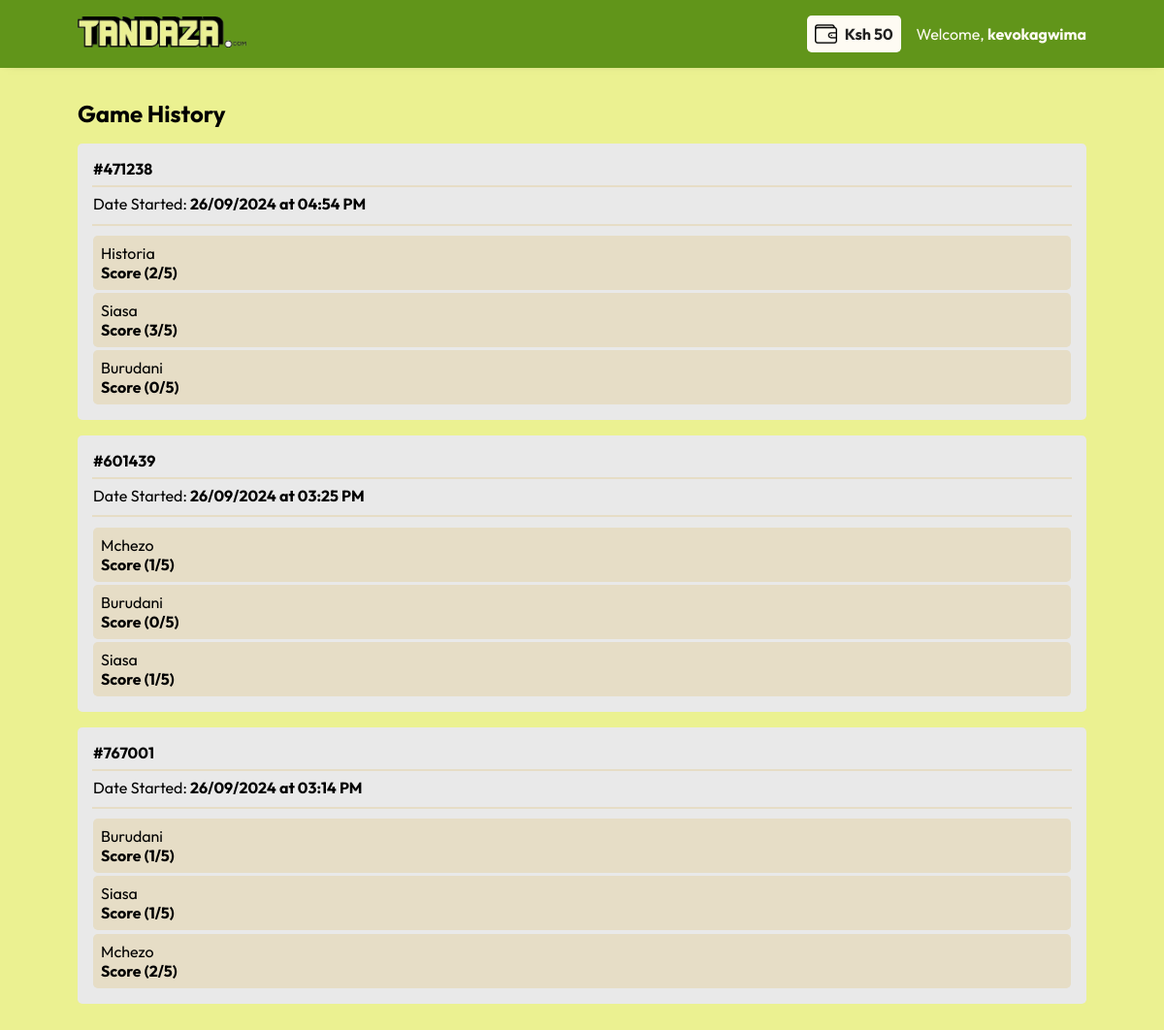
Screenshot of /history (signed in) with the database file from the repository.
### models.py (models this page shows)
class Users(db.Model, UserMixin):
  __tablename__ = "users"
  id = db.Column(db.Integer(), primary_key=True)
  username = db.Column(db.String(50), nullable=False)
  phone_number = db.Column(db.String(10), nullable=False)
  last_login = db.Column(db.DateTime())
  wallet = db.Column(db.Integer, default=0)
  referral_code = db.Column(db.String(10), nullable=False)
  session = db.relationship("Session", backref="owner", lazy=True)
  payment = db.relationship("Payment", backref="user_payment", lazy=True)
  deposit = db.relationship("Deposit", backref="deposits", lazy=True)
  withdraw = db.relationship("Withdrawal", backref="withdrawals", lazy=True)

class Session(db.Model):
  __tablename__ = "session"
  id = db.Column(db.Integer(), primary_key=True)
  unique_id = db.Column(db.Integer(), unique=True)
  date_started = db.Column(db.DateTime(), nullable=False)
  game = db.Column(db.Integer(), db.ForeignKey("games.id"))
  user = db.Column(db.Integer(), db.ForeignKey("users.id"))
  is_active = db.Column(db.Boolean(), default=True)
  rounds = db.relationship("Rounds", backref="round", lazy=True)

class Rounds(db.Model):
  __tablename__ = "rounds"
  id = db.Column(db.Integer(), primary_key=True)
  unique_id = db.Column(db.Integer(), unique=True)
  date_started = db.Column(db.DateTime())
  score = db.Column(db.Integer, default=0)
  session = db.Column(db.Integer(), db.ForeignKey("session.id"))
  game = db.Column(db.Integer(), db.ForeignKey("games.id"))
  is_active = db.Column(db.Boolean(), default=True)

class Games(db.Model):
  __tablename__ = "games"
  id = db.Column(db.Integer(), primary_key=True)
  name = db.Column(db.String(50), nullable=False)
  session = db.relationship("Session", backref="session_game_name", lazy=True)
  rounds = db.relationship("Rounds", backref="round_game", lazy=True)

### app.py (the view)
@app.route("/history")
@login_required
def history():
  sessions = Session.query.filter_by(user=current_user.id).all()
  rounds = Rounds.query.all()
  return render_template("history.html", sessions=sessions, rounds=rounds)

### app.py (called while the page is built)
@login_manager.user_loader
def load_user(user_id):
  try:
    return Users.query.filter_by(id=user_id).first()
  except Exception as e:
    flash(f"{repr(e)}", category="info")

### templates/history.html (shortened to what this page needs)
{% extends "base.html" %}
{% block head %}
{{ super() }}
<link rel="stylesheet" href="{{ url_for('static', filename='css/history.css') }}">
{% endblock %}
{% block body %}
<div class="container">
  <h2>Game History</h2>
  <div class="game-box">
    {% for session in sessions|sort(attribute="date_started", reverse=true) %}
    <div class="game-info">
      <h4>#{{ session.unique_id }}</h4>
      <div class="game-details">
        <p>Date Started: <b>{{ session.date_started.strftime("%d/%m/%Y at %I:%M %p") }}</b></p>
        {% for round in rounds if round.session == session.id %}
        <div class="round-info">
          <p>{{ round.round_game.name }}</p>
          <h4>Score ({{ round.score }}/5)</h4>
        </div>
        {% endfor %}
      </div>
    </div>
    {% endfor %}
  </div>
</div>
{% endblock %}

### templates/base.html (shortened to what this page needs)
<!DOCTYPE html>
<html lang="en">
{% block head %}
<head>
  <link rel="stylesheet" href="{{ url_for('static', filename='css/base.css') }}">
</head>
{% endblock %}
<body>
  <header>
    <div class="logo">
      <a href="{{ url_for('home') }}">
        <img id="logo" src="{{ url_for('static', filename='images/logo.png') }}" alt="tandaza-logo">
      </a>
    </div>
    {% if current_user.is_authenticated %}
    <div class="account">
      <a href="{{ url_for('wallet') }}">
        <div class="wallet">
          <img src="{{ url_for('static', filename='images/wallet.png') }}" alt="">
          <h4>{{ "Ksh {:,}".format(current_user.wallet) }}</h4>
        </div>
      </a>
      <div class="account-box">
        <p>Welcome, <b>{{ current_user.username }}</b></p>
      </div>
    </div>
    {% else %}
    <div class="links">
      <a href="{{ url_for('signup') }}">Sign Up</a>
      <a href="{{ url_for('signin') }}">Sign In</a>
    </div>
    {% endif %}
  </header>
  {% block body %} {% endblock %}
</body>
</html>

### static/css/base.css (style rules this page uses)
* { box-sizing: border-box; margin: 0; padding: 0; }
:root { --main-bgcolor: #fefbf3; --sec-bgcolor: #e9e9e9; --green: #61951a; --yellow: #ebf191; --grey: grey; --other-bgcolor: #e6ddc6; --special-bgcolor: #b980f0; --dark: #212121; --font-1: "Outfit", sans-serif; --font-2: "Outfit", sans-serif; --font-3: "Outfit", sans-serif; --font-4: "Outfit", sans-serif; --radius: 0.3rem; }
body { background-color: var(--yellow); }
header { padding: 1rem 5rem; display: flex; align-items: center; justify-content: space-between; background-color: var(--green); position: sticky; top: 0; z-index: 10; box-shadow: 0 0 10px -8px var(--dark); }
#logo { max-height: 2rem; }
.account { display: flex; align-items: center; gap: 1rem; }
.wallet { cursor: pointer; display: flex; align-items: center; gap: 0.5rem; padding: 0.5rem; background-color: var(--main-bgcolor); border-radius: var(--radius); color: var(--dark); max-width: max-content; }
.wallet img { max-height: 1.4rem; }
.account-box { position: relative; }
.account-box p { color: var(--main-bgcolor); cursor: pointer; }
h1, h2, h3, h4 { font-family: var(--font-1); }
p, span, input, label { font-family: var(--font-3); }
a { text-decoration: none; font-family: var(--font-2); color: var(--special-bgcolor); }

### static/css/history.css (style rules this page uses)
.container { padding: 2rem 5rem; }
.game-box { margin-top: 1rem; display: grid; gap: 1rem; }
.game-info { padding: 1rem; border-radius: var(--radius); background-color: var(--sec-bgcolor); }
.game-details { display: grid; gap: 0.2rem; }
.round-info { padding: 0.5rem; border-radius: var(--radius); background-color: var(--other-bgcolor); }

### rows the page displays
Users: wallet "Ksh 50", username "kevokagwima"
Rounds: round_game.name "Historia", score "2"
Rounds: round_game.name "Siasa", score "3"
Rounds: round_game.name "Burudani", score "0"
Rounds: round_game.name "Mchezo", score "1"
Rounds: round_game.name "Burudani", score "0"
Rounds: round_game.name "Siasa", score "1"
Rounds: round_game.name "Burudani", score "1"
Rounds: round_game.name "Siasa", score "1"
Rounds: round_game.name "Mchezo", score "2"

### other values shown
{{ session.unique_id }} "471238"
{{ session.date_started.strftime("%d/%m/%Y at %I:%M %p") }} "26/09/2024 at 04:54 PM"
{{ session.unique_id }} "601439"
{{ session.date_started.strftime("%d/%m/%Y at %I:%M %p") }} "26/09/2024 at 03:25 PM"
{{ session.unique_id }} "767001"
{{ session.date_started.strftime("%d/%m/%Y at %I:%M %p") }} "26/09/2024 at 03:14 PM"
